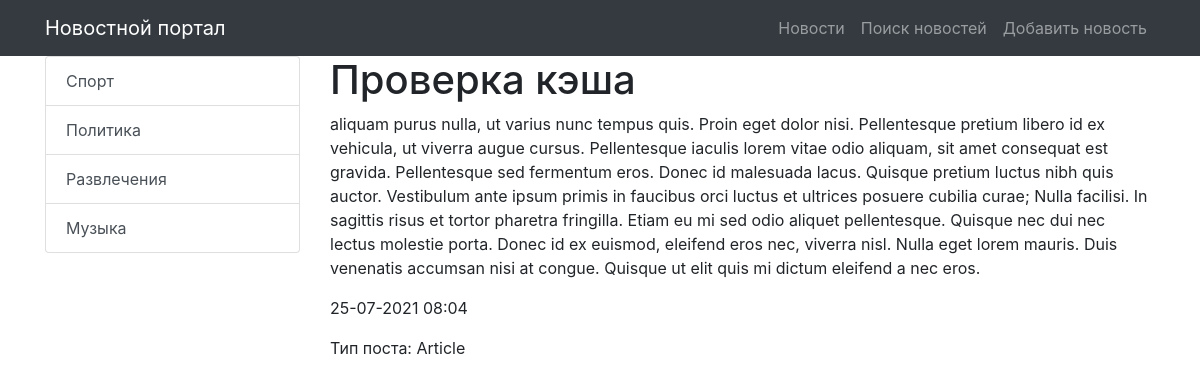
Screenshot of /news/181 with the database file from the repository.
### news/models.py (models this page shows, shortened)
class Category(models.Model):
    title = models.CharField(max_length=255, unique=True)
    subscribers = models.ManyToManyField(User)
    def get_absolute_url(self):
        return reverse('news_category', kwargs={'category_id': self.pk})

class Post(models.Model):
    TYPE = [
        ('Article', 'Статья'),
        ('News', 'Новость'),
    ]
    author = models.ForeignKey(Author, on_delete=models.CASCADE, verbose_name='Автор')
    category = models.ManyToManyField(Category, through='PostCategory')
    type = models.CharField(max_length=20, choices=TYPE, verbose_name='Тип', default='Article')
    creation_datetime = models.DateTimeField(auto_now_add=True, verbose_name='Дата публикации')
    title = models.CharField(max_length=255, verbose_name='Название')
    text = models.TextField(verbose_name='Содержание')
    rating = models.IntegerField(default=0)
    class Meta:
        verbose_name = 'Пост'
        verbose_name_plural = 'Посты'
        ordering = ['-creation_datetime', 'title']

### news/views.py (the view)
# urls.py: path('<int:pk>', NewsDetail.as_view(), name='news_one'),
class NewsDetail(DetailView):
    model = Post
    template_name = 'news/news_one.html'
    context_object_name = 'news_one'
    def get_context_data(self, **kwargs):
        context = super().get_context_data(**kwargs)
        context['categories'] = Category.objects.all()
        context['post_categories'] = self.model.category
        return context

### news/templatetags/custom_filters.py (called while the page is built)
@register.filter(name='censor')
def censor(text, swearing):
    if swearing in text:
        return text.replace(swearing, '***')
    return text

### templates/news/news_one.html (shortened to what this page needs)
{% extends 'default.html' %}
{% load custom_filters %}
{% block content %}
<h1>{{ news_one.title | censor:'очень_плохое_слово' }}</h1>
<p>{{ news_one.text | censor:'очень_плохое_слово' }}</p>
<p>{{ news_one.creation_datetime | date:'d-m-Y h:i'}}</p>
<p> Тип поста: {{ news_one.type }}</p>
{% endblock content %}

### templates/default.html (shortened to what this page needs)
{% load static %}
<!DOCTYPE html>
<html lang="en">
<head>
    <link href="{% static 'vendor/bootstrap/css/bootstrap.min.css' %}" rel="stylesheet">
</head>
<body>
<nav class="navbar navbar-expand-lg navbar-dark bg-dark static-top">
    <div class="container">
        <a class="navbar-brand" href="/news/">Новостной портал</a>
        <div class="collapse navbar-collapse" id="navbarResponsive">
            <ul class="navbar-nav ml-auto">
                <li class="nav-item">
                    <a class="nav-link" href="/news/">Новости</a>
                </li>
                <li class="nav-item">
                    <a class="nav-link" href="{% url 'news_search' %}">Поиск новостей</a>
                </li>
                <li class="nav-item">
                    <a class="nav-link" href="{% url 'news_add' %}">Добавить новость</a>
                </li>
            </ul>
        </div>
    </div>
</nav>
<div class="container">
    <div class="row">
        <div class="col-md-3">
            <div class="list-group">
                {% for item in categories %}
                <a href="{{ item.get_absolute_url }}" class="list-group-item list-group-item-action">
                    {{ item.title }}
                </a>
                {% endfor %}
            </div>
        </div>
        <div class="col-md-9">
            {% block content %}
            {% endblock content %}
        </div>
    </div>
</div>
</body>
</html>

### rows the page displays
Category: title "Спорт"
Category: title "Политика"
Category: title "Развлечения"
Category: title "Музыка"
Post: title|censor "Проверка кэша", text|censor "aliquam purus nulla, ut varius nunc tempus quis. Proin eget dolor nisi. Pellentesque pretium libero id ex vehicula, ut viverra augue cursus. Pellentesque iaculis lorem vitae odio aliquam, sit amet consequat est gravida. Pellentesque sed fermentum eros. Donec id malesuada lacus. Quisque pretium luctus nibh quis auctor. Vestibulum ante ipsum primis in faucibus orci luctus et ultrices posuere cubilia curae; Nulla facilisi. In sagittis risus et tortor pharetra fringilla. Etiam eu mi sed odio aliquet pellentesque. Quisque nec dui nec lectus molestie porta. Donec id ex euismod, eleifend eros nec, viverra nisl. Nulla eget lorem mauris. Duis venenatis accumsan nisi at congue. Quisque ut elit quis…", creation_datetime "25-07-2021 08:04", type "Article"
